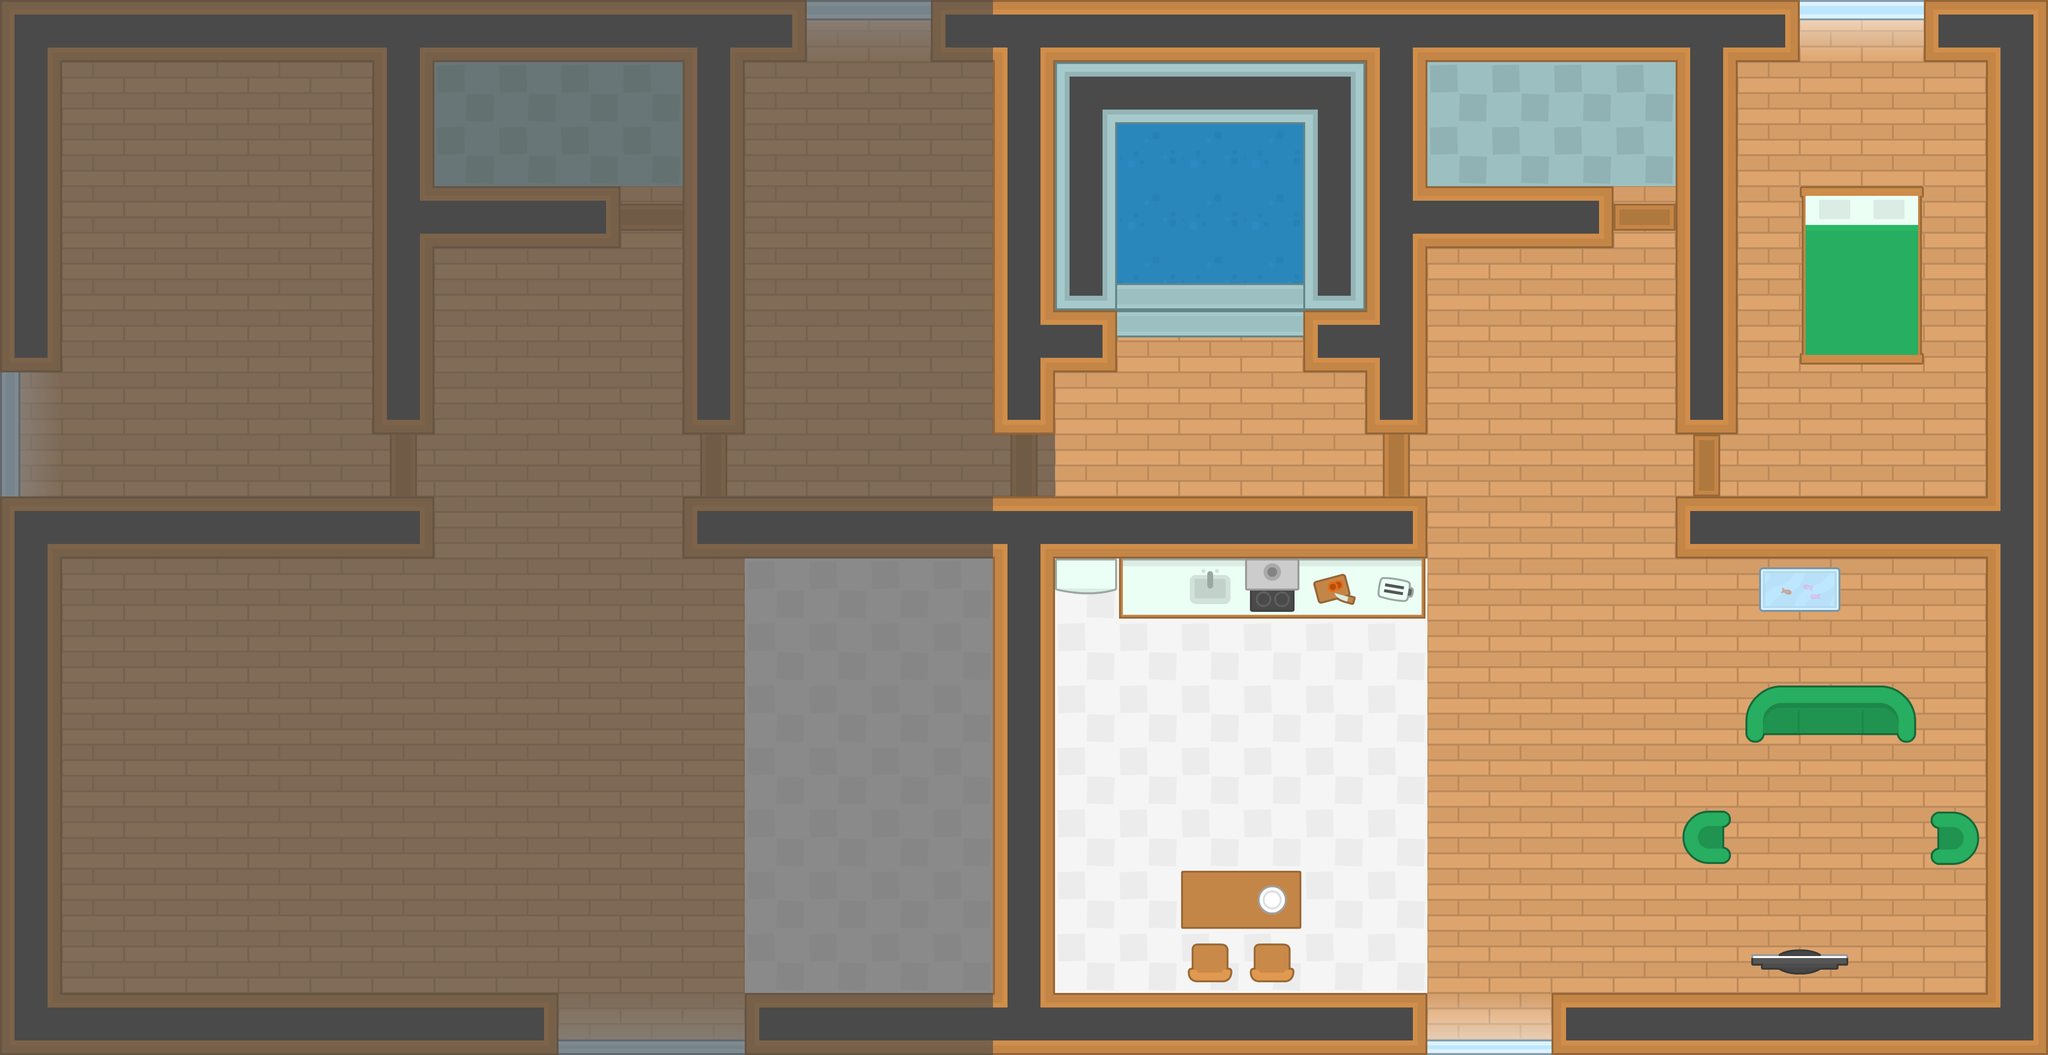

Below is a game level as drawn by its tile map, then a one-line description and the .tmx that defines it (tile-layer data replaced by summaries):
An orthogonal 33x17 tile map with 128x128 px tiles, 8 tile layers (base, outdoor, walls, doors, ...) and 19 objects (bedroom, bathroom, kitchen, hallway, livingroom, ...).

<map version="1.0" orientation="orthogonal" renderorder="right-down" width="33" height="17" tilewidth="128" tileheight="128" backgroundcolor="#87a0ff" nextobjectid="54">
 <tileset firstgid="1" name="main" tilewidth="128" tileheight="128" tilecount="560" columns="28">
  <image source="../src/assets/images/tileset/main.png" width="3584" height="2560" />
 </tileset>
 <layer name="base" width="33" height="17">
  <data>[561 cells, 561 non-empty, 4 distinct tile ids]</data>
 </layer>
 <layer name="outdoor" width="33" height="17">
  <data>[561 cells, 0 non-empty, 0 distinct tile ids]</data>
 </layer>
 <layer name="walls" width="33" height="17">
  <data>[561 cells, 176 non-empty, 22 distinct tile ids]</data>
 </layer>
 <layer name="doors" width="33" height="17">
  <data>[561 cells, 13 non-empty, 6 distinct tile ids]</data>
 </layer>
 <layer name="objects" width="33" height="17">
  <data>[561 cells, 12 non-empty, 11 distinct tile ids]</data>
 </layer>
 <layer name="walkableobjects" width="33" height="17">
  <data>[561 cells, 13 non-empty, 11 distinct tile ids]</data>
 </layer>
 <layer name="loose" width="33" height="17">
  <data>[561 cells, 3 non-empty, 3 distinct tile ids]</data>
 </layer>
 <layer name="fade" width="33" height="17" opacity="0.63">
  <data>[561 cells, 273 non-empty, 1 distinct tile ids]</data>
 </layer>
 <objectgroup name="rooms" visible="0">
  <object id="16" name="bedroom" x="3584" y="128" width="512" height="896" />
  <object id="18" name="bathroom" x="2944" y="128" width="512" height="256" />
  <object id="20" name="kitchen" x="2176" y="1152" width="768" height="896" />
  <object id="23" name="hallway" x="2944" y="512" width="512" height="640" />
  <object id="25" name="livingroom" x="2944" y="1152" width="1152" height="896" />
  <object id="51" name="exit" x="2304" y="256" width="384" height="256" />
  <object id="52" name="elevator" x="2176" y="768" width="640" height="256" />
 </objectgroup>
 <objectgroup name="locations" visible="0">
  <object id="29" name="cook" x="2560" y="1280" width="128" height="128">
   <properties>
    <property name="face" type="int" value="0" />
   </properties>
  </object>
  <object id="30" name="dine1" x="2432" y="1920" width="128" height="128">
   <properties>
    <property name="face" type="int" value="0" />
   </properties>
  </object>
  <object id="31" name="dine2" x="2560" y="1920" width="128" height="128">
   <properties>
    <property name="face" type="int" value="0" />
   </properties>
  </object>
  <object id="33" name="sleep2" x="3712" y="512" width="128" height="128">
   <properties>
    <property name="face" type="int" value="1" />
   </properties>
  </object>
  <object id="35" name="sleep1" x="3840" y="512" width="128" height="128">
   <properties>
    <property name="face" type="int" value="3" />
   </properties>
  </object>
  <object id="39" name="fun1" x="3584" y="1408" width="128" height="128">
   <properties>
    <property name="face" type="int" value="2" />
   </properties>
  </object>
  <object id="40" name="fun2" x="3712" y="1408" width="128" height="128">
   <properties>
    <property name="face" type="int" value="2" />
   </properties>
  </object>
  <object id="41" name="fun3" x="3840" y="1408" width="128" height="128">
   <properties>
    <property name="face" type="int" value="2" />
   </properties>
  </object>
  <object id="42" name="fun4" x="3456" y="1664" width="128" height="128">
   <properties>
    <property name="face" type="int" value="1" />
   </properties>
  </object>
  <object id="44" name="fun5" x="3968" y="1664" width="128" height="128">
   <properties>
    <property name="face" type="int" value="3" />
   </properties>
  </object>
 </objectgroup>
 <objectgroup name="people" visible="0">
  <object id="47" name="dad" x="3200" y="768" width="128" height="128">
   <properties>
    <property name="sprite" value="manblue" />
   </properties>
  </object>
  <object id="48" name="mum" x="3200" y="1664" width="128" height="128">
   <properties>
    <property name="sprite" value="womengreen" />
   </properties>
  </object>
 </objectgroup>
</map>